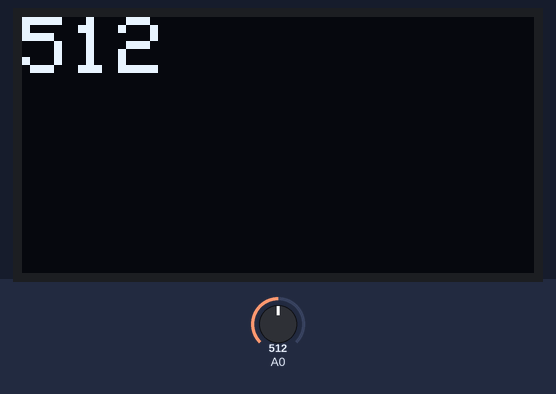
Simulated run of this sketch. Board: Arduino Uno, built with avr-gcc and run on an emulated ATmega328P. On the bench: 128×64 one-colour display. The inputs (shaded band) are chosen by the test bench; at power-on: A0 = 512. The display library's start-up logo is not drawn.

Above: at 1.2 s.
1.3 s: A0 set to 716
At 2.6 s:
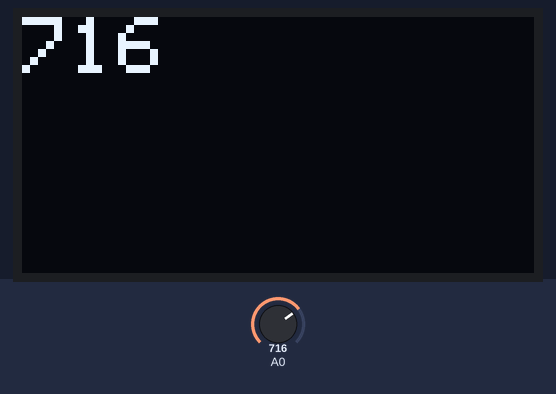
2.9 s: A0 set to 900
At 3.6 s:
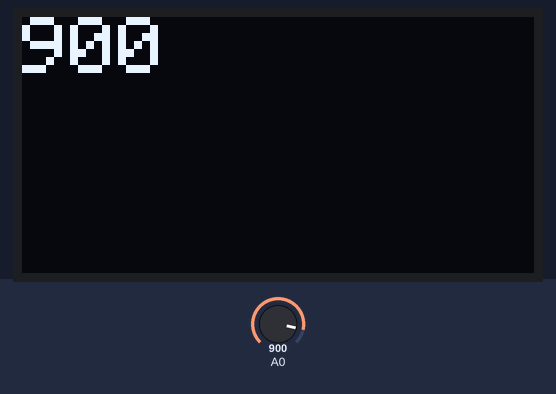
4.5 s: A0 set to 1023
At 5.5 s:
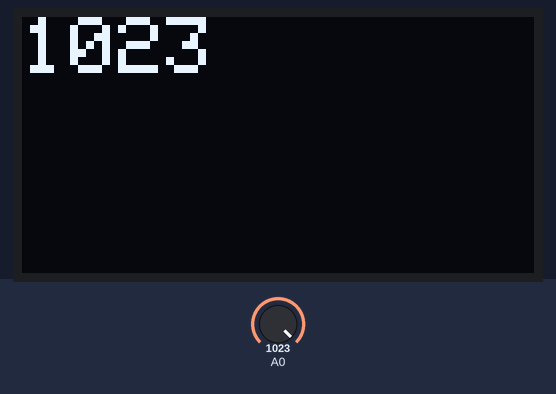
Timing chart, 0 to 7.5 s (numbered marks = the images above; inputs shaded):
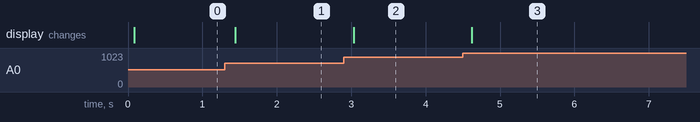

The sketch:

279-umidita.ino
```cpp
#include <Wire.h>
#include <Adafruit_GFX.h>
#include <Adafruit_SSD1306.h>

#define SCREEN_WIDTH 128 // OLED display width, in pixels
#define SCREEN_HEIGHT 64 // OLED display height, in pixels

// Declaration for an SSD1306 display connected to I2C (SDA, SCL pins)
#define OLED_RESET     4 // Reset pin # (or -1 if sharing Arduino reset pin)
Adafruit_SSD1306 display(SCREEN_WIDTH, SCREEN_HEIGHT, &Wire, OLED_RESET);


void setup() {
  if(!display.begin(SSD1306_SWITCHCAPVCC, 0x3C)) { // Address 0x3C for 128x32
    Serial.println(F("SSD1306 allocation failed"));
    for(;;); // Don't proceed, loop forever
  }
  // Show initial display buffer contents on the screen --
  // the library initializes this with an Adafruit splash screen.
  display.display();
  // Clear the buffer
  display.clearDisplay();

}

int x = 0;

void loop() {
  int v = analogRead(A0);

  display.clearDisplay();
  display.setTextSize(2);      // Normal 1:1 pixel scale
  display.setTextColor(WHITE); // Draw white text
  display.setCursor(0, 0);     // Start at top-left corner
  display.cp437(true);         // Use full 256 char 'Code Page 437' font
  display.print(v);
  display.display();
  delay(200);

}
```

Measured:
- after the input at 1.3 s, the display: changes after 0.14 s (image 1)
- after the input at 2.9 s, the display: changes after 0.13 s (image 2)
- after the input at 4.5 s, the display: changes after 0.12 s (image 3)
